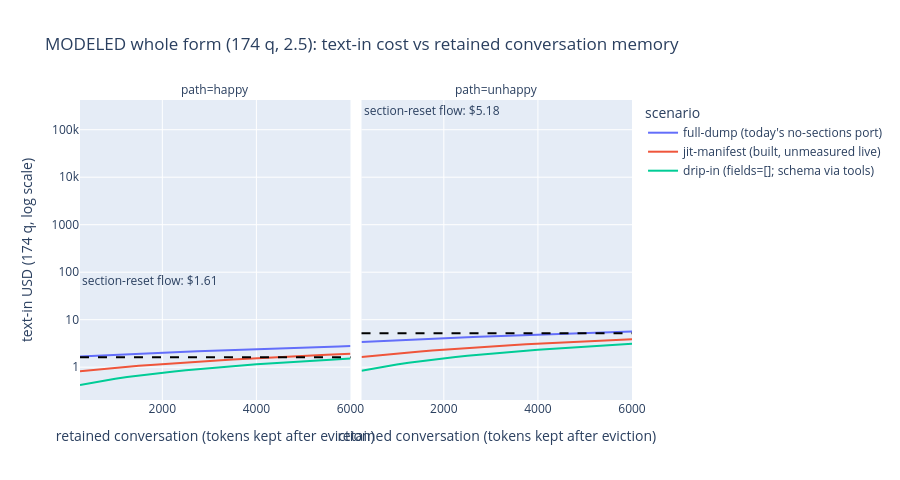

Notebook code cell kept with this figure:
### Markdown cell above
## 7. The lever: what the system instruction floor does to a sliding window

Three schema-feeding scenarios, all built from the real demo schema + real
backend templates (sizes recomputed live in cell 1):

| scenario | SI chars | unevictable floor (tokens) |
|---|---|---|
| full dump (today's no-sections port) | 25,632 | ~8,160 |
| JIT manifest (already built; never measured live) | 10,204 | ~3,850 |
| drip-in (`fields=[]`; schema arrives via tool responses, EVICTABLE) | 3,069 | ~1,850 |

The design point (maintainer, 2026-06-12): the giant dump is NOT an inherent
cost of windowing -- the exploration tools (`get_field_value`,
`get_next_field_schema_for_jit`) let the model *discover* field parameters and
dripped-in schema ages out of the window naturally. **The whole-form curves
below are MODELED** (174 questions, 15 sections) from the measured 20-question
base -- extrapolations, not measurements.

### Code cell
N_FULL_FORM = 174
schema = json.loads(L.SCHEMA_PATH.read_text(encoding='utf-8'))
sec_counts = {}
for f in schema['fields']:
    sec_counts[f.get('section_id') or 's1'] = sec_counts.get(f.get('section_id') or 's1', 0) + 1
QPS = list(sec_counts.values())
G = {(r_['model'], r_['path']): (r_['growth_per_question'], r_['events_per_question'])
     for _, r_ in growth.iterrows()}

def whole_form_curves(model, path, retained_grid=range(250, 6001, 250)):
    g, epq = G[(model, path)]
    rows = []
    for label, chars in L.SI_SCENARIOS_CHARS.items():
        for retained in retained_grid:
            base = L.si_tokens_from_chars(chars)
            window = base + retained
            trigger = int(window * 1.3)
            df = L.window_cost_curve(chars, g, N_FULL_FORM, model, [(trigger, int(window))],
                                     events_per_q=epq)
            rows.append({'scenario': label, 'retained_memory_tokens': retained,
                         'text_in_cost_174q': df['cum_text_in_cost'].iloc[-1]})
    out = pd.DataFrame(rows); out['model'], out['path'] = model, path
    return out

wf = pd.concat([whole_form_curves('2.5', 'happy'), whole_form_curves('2.5', 'unhappy')])
g_h, epq_h = G[('2.5', 'happy')]; g_u, epq_u = G[('2.5', 'unhappy')]
sr_h = L.section_reset_model_cost(g_h, QPS, '2.5', events_per_q=epq_h)
sr_u = L.section_reset_model_cost(g_u, QPS, '2.5', events_per_q=epq_u)
fig = px.line(wf, x='retained_memory_tokens', y='text_in_cost_174q', color='scenario',
              facet_col='path', height=480, log_y=True,
              title='MODELED whole form (174 q, 2.5): text-in cost vs retained conversation memory',
              labels={'retained_memory_tokens': 'retained conversation (tokens kept after eviction)',
                      'text_in_cost_174q': 'text-in USD (174 q, log scale)'})
for i, sr in enumerate((sr_h, sr_u), start=1):
    fig.add_hline(y=sr, line_dash='dash', line_color='black', col=i,
                  annotation_text=f'section-reset flow: ${sr:.2f}', annotation_position='top left')
fig.show()
print(f'section-reset modeled whole-form text-in: happy ${sr_h:.2f} / unhappy ${sr_u:.2f}')
print('NOTE: best-case model; +audio/output adds a roughly arm-independent constant.')

### Figure 1 — Plotly figure (JSON) as saved in the notebook; plotly's stock layout.template omitted (floating-point values rounded to 4 significant figures)
{"data": [{"hovertemplate": "scenario=full-dump (today's no-sections port)<br>path=happy<br>retained conversation (tokens kept after eviction)=%{x}<br>text-in USD (174 q, log scale)=%{y}<extra></extra>", "legendgroup": "full-dump (today's no-sections port)", "line": {"color": "#636efa", "dash": "solid"}, "marker": {"symbol": "circle"}, "mode": "lines", "name": "full-dump (today's no-sections port)", "orientation": "v", "showlegend": true, "type": "scatter", "x": [250, 500, 750, 1000, 1250, 1500, 1750, 2000, 2250, 2500, 2750, 3000, 3250, 3500, 3750, 4000, 4250, 4500, 4750, 5000, 5250, 5500, 5750, 6000], "xaxis": "x", "y": [1.686, 1.736, 1.783, 1.833, 1.882, 1.93, 1.979, 2.028, 2.076, 2.123, 2.171, 2.219, 2.265, 2.313, 2.361, 2.406, 2.453, 2.501, 2.548, 2.592, 2.639, 2.686, 2.729, 2.776], "yaxis": "y"}, {"hovertemplate": "scenario=full-dump (today's no-sections port)<br>path=unhappy<br>retained conversation (tokens kept after eviction)=%{x}<br>text-in USD (174 q, log scale)=%{y}<extra></extra>", "legendgroup": "full-dump (today's no-sections port)", "line": {"color": "#636efa", "dash": "solid"}, "marker": {"symbol": "circle"}, "mode": "lines", "name": "full-dump (today's no-sections port)", "orientation": "v", "showlegend": false, "type": "scatter", "x": [250, 500, 750, 1000, 1250, 1500, 1750, 2000, 2250, 2500, 2750, 3000, 3250, 3500, 3750, 4000, 4250, 4500, 4750, 5000, 5250, 5500, 5750, 6000], "xaxis": "x2", "y": [3.372, 3.475, 3.572, 3.669, 3.772, 3.868, 3.965, 4.067, 4.163, 4.264, 4.36, 4.455, 4.556, 4.651, 4.746, 4.847, 4.941, 5.042, 5.136, 5.229, 5.329, 5.423, 5.516, 5.615], "yaxis": "y2"}, {"hovertemplate": "scenario=jit-manifest (built, unmeasured live)<br>path=happy<br>retained conversation (tokens kept after eviction)=%{x}<br>text-in USD (174 q, log scale)=%{y}<extra></extra>", "legendgroup": "jit-manifest (built, unmeasured live)", "line": {"color": "#EF553B", "dash": "solid"}, "marker": {"symbol": "circle"}, "mode": "lines", "name": "jit-manifest (built, unmeasured live)", "orientation": "v", "showlegend": true, "type": "scatter", "x": [250, 500, 750, 1000, 1250, 1500, 1750, 2000, 2250, 2500, 2750, 3000, 3250, 3500, 3750, 4000, 4250, 4500, 4750, 5000, 5250, 5500, 5750, 6000], "xaxis": "x", "y": [0.8208, 0.8709, 0.9208, 0.9691, 1.019, 1.068, 1.116, 1.165, 1.214, 1.261, 1.31, 1.358, 1.406, 1.453, 1.5, 1.548, 1.594, 1.641, 1.689, 1.734, 1.781, 1.828, 1.874, 1.919], "yaxis": "y"}, {"hovertemplate": "scenario=jit-manifest (built, unmeasured live)<br>path=unhappy<br>retained conversation (tokens kept after eviction)=%{x}<br>text-in USD (174 q, log scale)=%{y}<extra></extra>", "legendgroup": "jit-manifest (built, unmeasured live)", "line": {"color": "#EF553B", "dash": "solid"}, "marker": {"symbol": "circle"}, "mode": "lines", "name": "jit-manifest (built, unmeasured live)", "orientation": "v", "showlegend": false, "type": "scatter", "x": [250, 500, 750, 1000, 1250, 1500, 1750, 2000, 2250, 2500, 2750, 3000, 3250, 3500, 3750, 4000, 4250, 4500, 4750, 5000, 5250, 5500, 5750, 6000], "xaxis": "x2", "y": [1.645, 1.743, 1.841, 1.943, 2.041, 2.143, 2.24, 2.337, 2.438, 2.535, 2.632, 2.732, 2.828, 2.929, 3.025, 3.12, 3.22, 3.315, 3.41, 3.51, 3.604, 3.704, 3.797, 3.891], "yaxis": "y2"}, {"hovertemplate": "scenario=drip-in (fields=[]; schema via tools)<br>path=happy<br>retained conversation (tokens kept after eviction)=%{x}<br>text-in USD (174 q, log scale)=%{y}<extra></extra>", "legendgroup": "drip-in (fields=[]; schema via tools)", "line": {"color": "#00cc96", "dash": "solid"}, "marker": {"symbol": "circle"}, "mode": "lines", "name": "drip-in (fields=[]; schema via tools)", "orientation": "v", "showlegend": true, "type": "scatter", "x": [250, 500, 750, 1000, 1250, 1500, 1750, 2000, 2250, 2500, 2750, 3000, 3250, 3500, 3750, 4000, 4250, 4500, 4750, 5000, 5250, 5500, 5750, 6000], "xaxis": "x", "y": [0.4213, 0.4715, 0.5204, 0.5701, 0.6198, 0.6681, 0.7174, 0.7665, 0.8143, 0.863, 0.9117, 0.9602, 1.007, 1.055, 1.103, 1.15, 1.197, 1.245, 1.29, 1.338, 1.385, 1.432, 1.476, 1.523], "yaxis": "y"}, {"hovertemplate": "scenario=drip-in (fields=[]; schema via tools)<br>path=unhappy<br>retained conversation (tokens kept after eviction)=%{x}<br>text-in USD (174 q, log scale)=%{y}<extra></extra>", "legendgroup": "drip-in (fields=[]; schema via tools)", "line": {"color": "#00cc96", "dash": "solid"}, "marker": {"symbol": "circle"}, "mode": "lines", "name": "drip-in (fields=[]; schema via tools)", "orientation": "v", "showlegend": false, "type": "scatter", "x": [250, 500, 750, 1000, 1250, 1500, 1750, 2000, 2250, 2500, 2750, 3000, 3250, 3500, 3750, 4000, 4250, 4500, 4750, 5000, 5250, 5500, 5750, 6000], "xaxis": "x2", "y": [0.8434, 0.9423, 1.044, 1.142, 1.241, 1.342, 1.44, 1.541, 1.638, 1.736, 1.836, 1.933, 2.029, 2.13, 2.226, 2.326, 2.421, 2.517, 2.616, 2.711, 2.806, 2.905, 3.0, 3.099], "yaxis": "y2"}], "layout": {"annotations": [{"showarrow": false, "text": "path=happy", "x": 0.245, "xanchor": "center", "xref": "paper", "y": 1.0, "yanchor": "bottom", "yref": "paper"}, {"showarrow": false, "text": "path=unhappy", "x": 0.755, "xanchor": "center", "xref": "paper", "y": 1.0, "yanchor": "bottom", "yref": "paper"}, {"showarrow": false, "text": "section-reset flow: $1.61", "x": 0, "xanchor": "left", "xref": "x domain", "y": 1.61, "yanchor": "bottom", "yref": "y"}, {"showarrow": false, "text": "section-reset flow: $5.18", "x": 0, "xanchor": "left", "xref": "x2 domain", "y": 5.183, "yanchor": "bottom", "yref": "y2"}], "height": 480, "legend": {"title": {"text": "scenario"}, "tracegroupgap": 0}, "shapes": [{"line": {"color": "black", "dash": "dash"}, "type": "line", "x0": 0, "x1": 1, "xref": "x domain", "y0": 1.61, "y1": 1.61, "yref": "y"}, {"line": {"color": "black", "dash": "dash"}, "type": "line", "x0": 0, "x1": 1, "xref": "x2 domain", "y0": 5.183, "y1": 5.183, "yref": "y2"}], "title": {"text": "MODELED whole form (174 q, 2.5): text-in cost vs retained conversation memory"}, "xaxis": {"anchor": "y", "domain": [0.0, 0.49], "title": {"text": "retained conversation (tokens kept after eviction)"}}, "xaxis2": {"anchor": "y2", "domain": [0.51, 1.0], "matches": "x", "title": {"text": "retained conversation (tokens kept after eviction)"}}, "yaxis": {"anchor": "x", "domain": [0.0, 1.0], "title": {"text": "text-in USD (174 q, log scale)"}, "type": "log"}, "yaxis2": {"anchor": "x2", "domain": [0.0, 1.0], "matches": "y", "showticklabels": false, "type": "log"}}}
